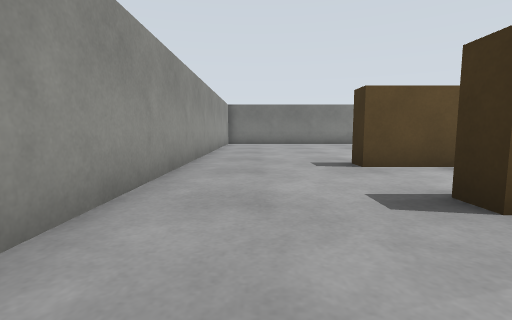
View 1 (above)

19 first-person views from a walk through a Gazebo world. The camera is 0.68 m above the floor, tilts 6° down and sees 85° across. The floor is counted in squares, 1 m on a side. Each view is taken from the middle of a square. On the plan, view 1 faces up. The plan holds only what a view shows up to about 9 squares ahead; the rest is blank.

View 2
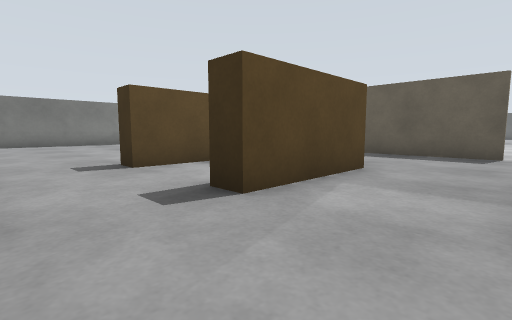

View 3
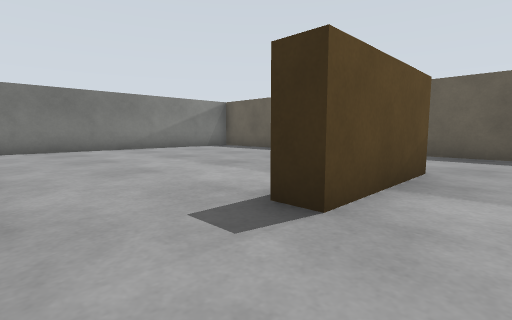

View 4
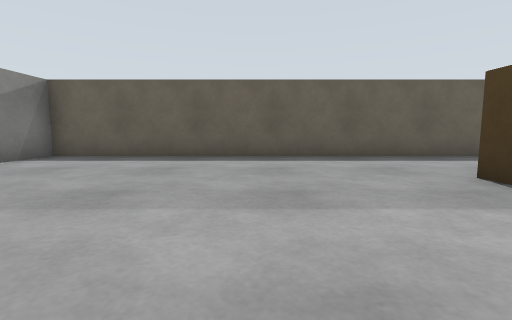

View 5
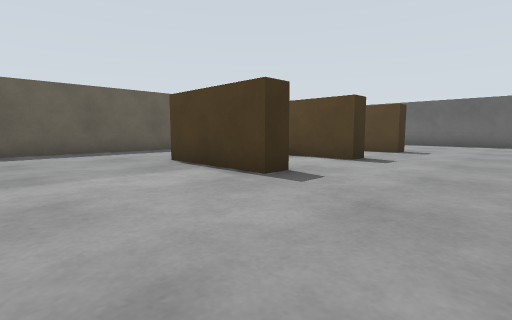

View 6
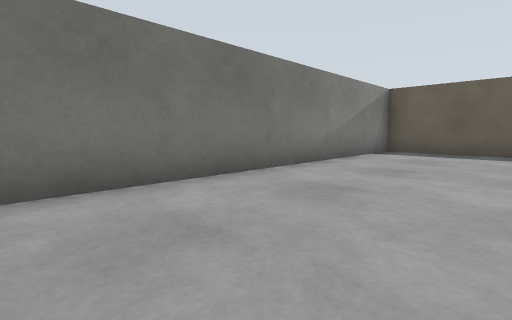

View 7
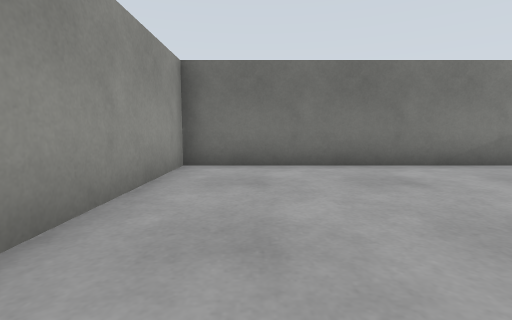

View 8
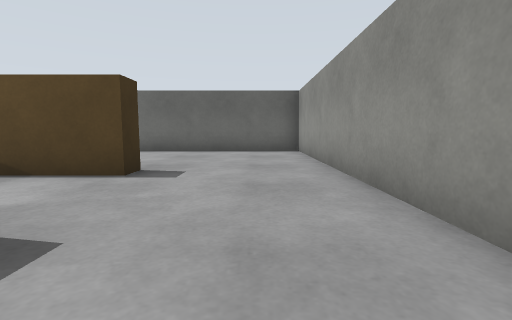

View 9
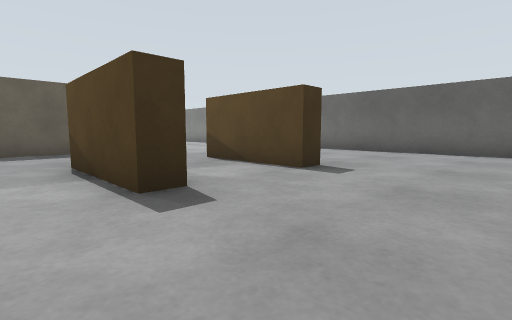

View 10
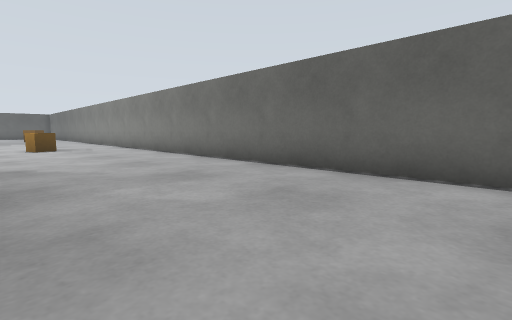

View 11
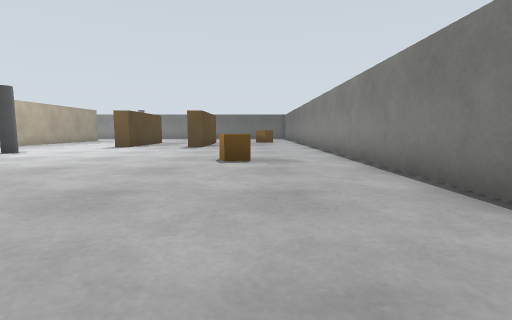

View 12
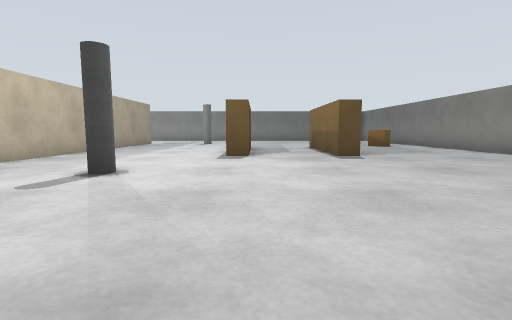

View 13
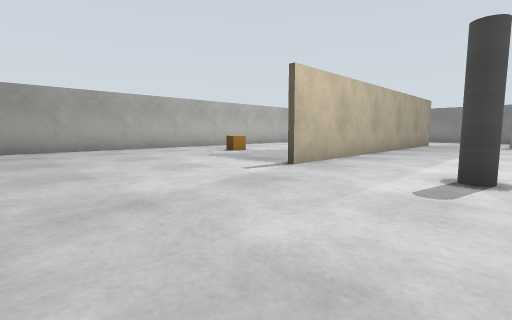

View 14
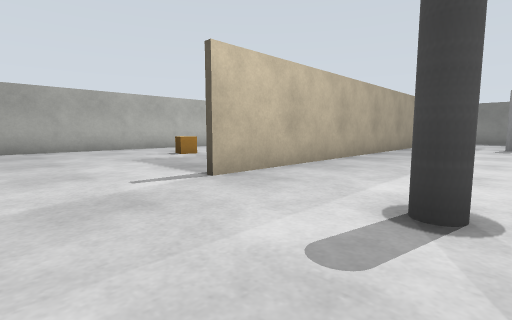

View 15
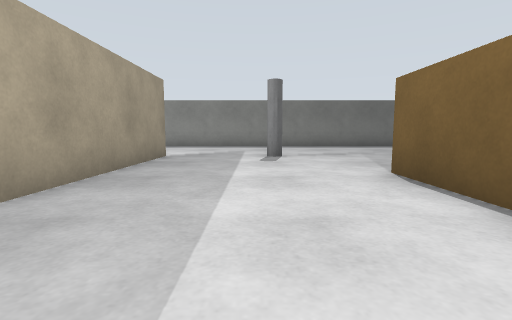

View 16
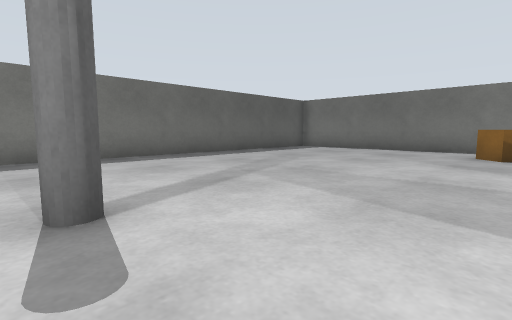

View 17
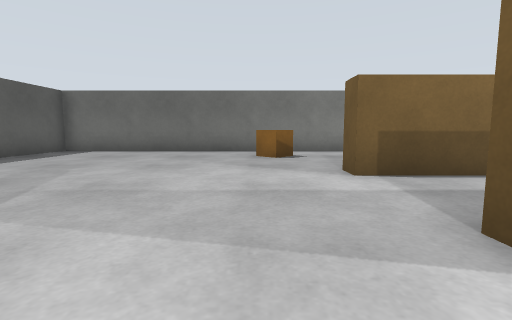

View 18
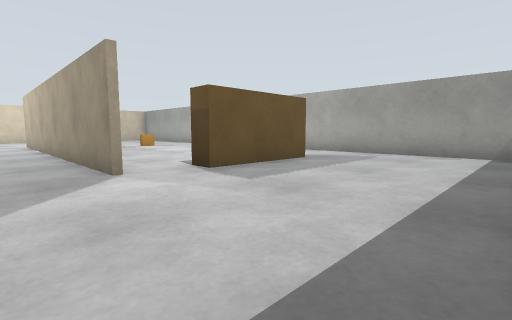

View 19
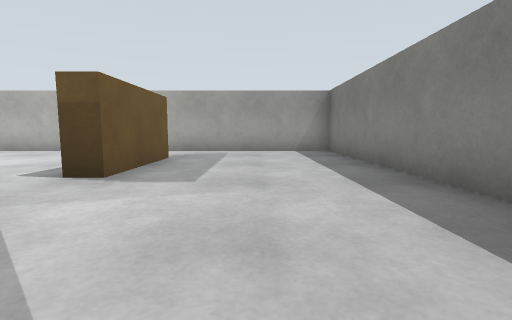

### Floor plan
Points are (right, up) in squares from view 1. A wall is a line through its corners. A room is listed if a view was taken in it or the views show most of it. See-through windows are left out.
Room 1 (views 1, 2, 3, 4, 5, 6, 7, 8, 9, 10)
walls: (5.1, 5.2) (2, 5.2) (2, 5.8) (5, 5.8); (5.1, 2.2) (2, 2.2) (2, 2.8) (5, 2.8); (8.4, 1.4) (8.4, 14.4) (-1.4, 14.4) (-1.4, -2.5); (2, -0.9) (2, -0.2) (5, -0.2)
ways out: opening at (0, -1.7) to room 2; opening at (5, 1) to room 2; opening at (6.5, 2.5) to room 2
Room 2 (views 11, 12, 13, 14, 15, 16, 17, 18, 19)
walls: (18.2, 2.8) (20.5, 2.8); (16.5, 2.1) (16.5, 2.9); (16.5, -0.9) (16.5, -0.2) (20.5, -0.2) (20.5, -0.9); (23.6, 7.4) (13.5, 7.4); (8.4, 0.4) (8.4, 1.4); (17.1, -5.4) (18.1, -5.4); (21.4, -5.4) (23.5, -5.4); (23.8, 12.1) (23.8, 9) (23.1, 9); (13.5, 14.4) (9.4, 14.4); (28.4, 7.5) (28.4, 14.1); (28.4, -0.5) (28.4, 4.8); (28.4, -5.1) (28.4, -3); (27.8, 14.4) (23.5, 14.4); (-1.4, -2.5) (-1.4, -5); (-0.6, -5.4) (14.1, -5.4)
ways out: opening at (0, -1.7) to room 1; opening at (5, 1) to room 1; opening at (6.5, 2.5) to room 1
objects: brown box (11, -3) to (12, -2); pillar (13, 4) to (14, 5); brown box (15, 11) to (16, 12); brown box (21, -4) to (22, -3); pillar (23, 4) to (24, 5)

Where each view was taken, in squares from view 1:
view 1: 0 up, 0 right, facing up
view 2: 0 up, 0 right, facing up-right
view 3: 4 up, 0 right, facing up-right
view 4: 9 up, 1 right, facing right
view 5: 9 up, 1 left, facing down-right
view 6: 11 up, 1 left, facing up-right
view 7: 9 up, 0 right, facing up
view 8: 4 up, 0 right, facing down
view 9: 4 up, 1 left, facing down-right
view 10: 1 down, 0 right, facing down-right
view 11: 3 down, 5 right, facing right
view 12: 2 up, 9 right, facing right
view 13: 4 up, 9 right, facing up-right
view 14: 4 up, 11 right, facing up-right
view 15: 5 up, 16 right, facing right
view 16: 5 up, 21 right, facing down-right
view 17: 4 up, 22 right, facing down
view 18: 6 up, 28 right, facing up-left
view 19: 5 up, 26 right, facing up
